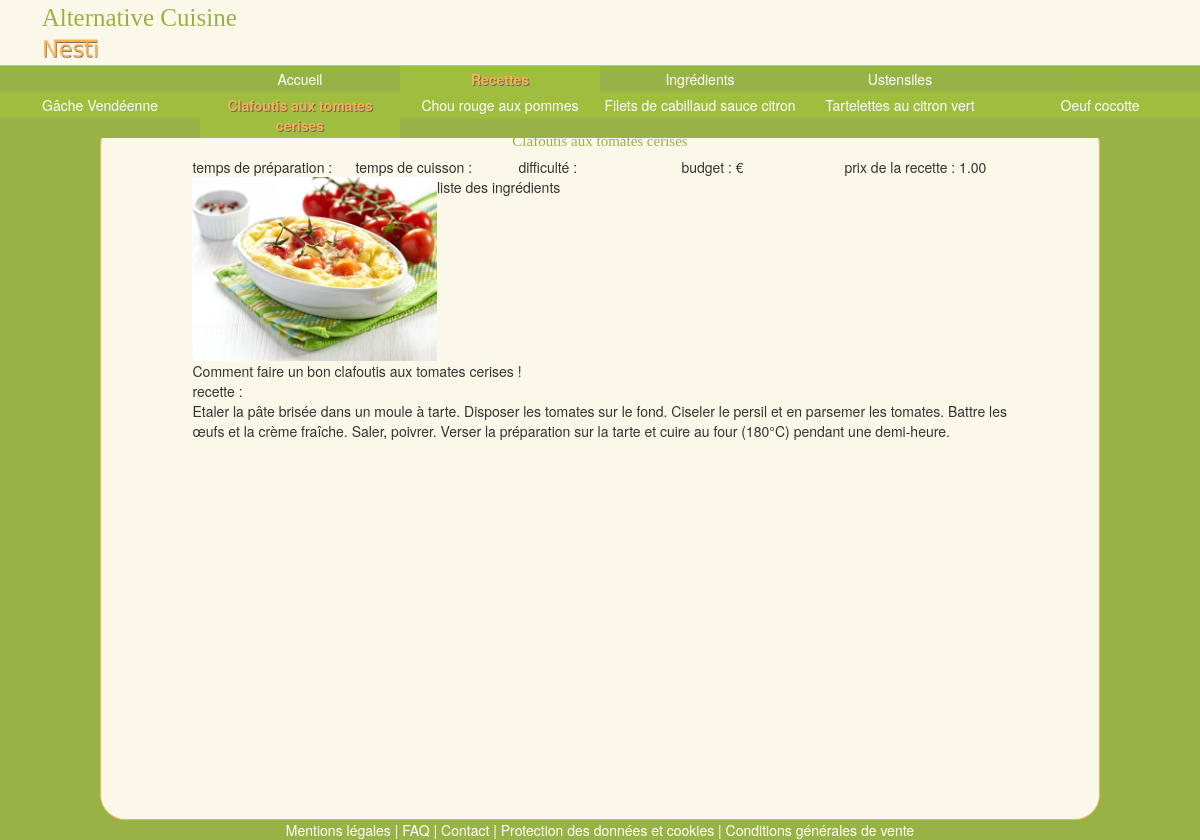
Page /MVC/Index.php?page=2&id=2&nom=Clafoutis aux tomates cerises on the earlier database version.
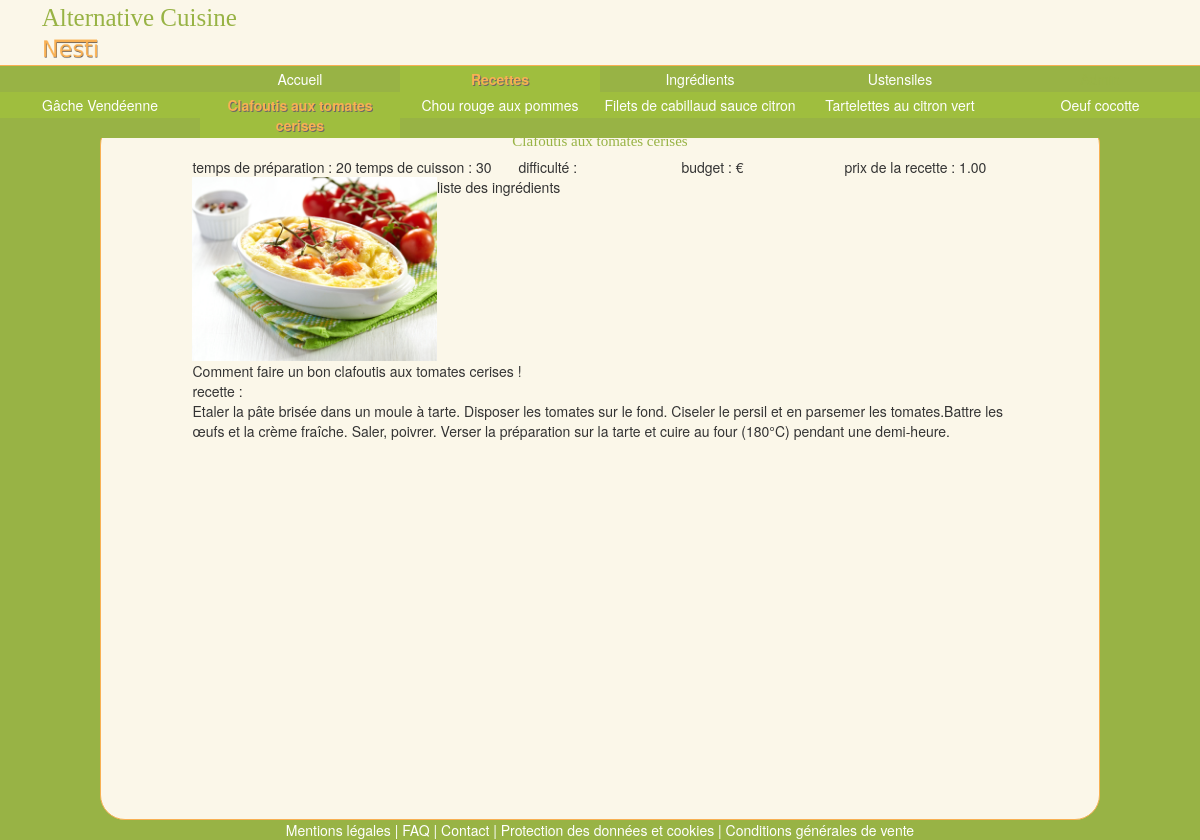
Same page on the later database version.
### tables this page shows
CREATE TABLE IF NOT EXISTS `recette` (
  `idRecette` int(10) unsigned NOT NULL AUTO_INCREMENT,
  `Titre` varchar(100) NOT NULL,
  `Format` enum('Ecrit','Vidéo') NOT NULL DEFAULT 'Ecrit',
  `PrixHT` decimal(10,2) unsigned NOT NULL,
  `Resume` varchar(100) NOT NULL,
  `Contenu` varchar(300) NOT NULL,
  `Image_idImage` int(10) unsigned NOT NULL,
  `Temps_Preparation` varchar(6) NOT NULL DEFAULT '30 min',
  `Temps_Cuisson` varchar(6) NOT NULL DEFAULT '30 min',
  `Note` int(10) unsigned NOT NULL DEFAULT '0',
  `Difficulte` int(10) unsigned NOT NULL DEFAULT '0',
  `Budget` int(10) unsigned NOT NULL DEFAULT '0',
  PRIMARY KEY (`idRecette`,`Image_idImage`),
  KEY `fk_Recette_Image1_idx` (`Image_idImage`)
);

CREATE TABLE IF NOT EXISTS `image` (
  `idImage` int(10) unsigned NOT NULL AUTO_INCREMENT,
  `NomFichier` varchar(45) NOT NULL,
  `Legende` varchar(100) NOT NULL,
  PRIMARY KEY (`idImage`)
);

### MVC/Controller/Controller.php (called while the page is built, shortened)
<?php
    require 'Model/Query.php';
    function content_Article_Recette($i,$page){
        $recette = getRecette($i);
        $titres = $recette[0]['Titre'];
        $tempsPreparations = $recette[0]['Temps_Preparation'];
        $tempsCuissons = $recette[0]['Temps_Cuisson'];
        $budgets = getBudget($i);
        $prixHT = $recette[0]['PrixHT'];
        $images = getImage($i,'recette');
        $resumeRecettes = $recette[0]['Resume'];
        $contenus = $recette[0]['Contenu'];
        $noms = array();
        for($i = 1; $i <= 6; $i++){
            $noms[$i] = getNom($i,'Titre','recette');
        }
        require 'View/Content_Article_Recipe.php';
    }
?>

### MVC/Model/Query.php (called while the page is built, shortened)
<?php
    function getNom($i,$nom,$table){
        require 'Connection.php';
        $query_Nom = 'SELECT '.$nom.' FROM '.$table.' WHERE id'.ucfirst($table).' = '.$i.'';
        $result_Nom = $pdo->query($query_Nom)->fetchAll();
        $res = $result_Nom[0][$nom];
        return($res);
    }
    function getImage($i,$table){
        require 'Connection.php';
        $query_NomFichierImage = 'SELECT NomFichier FROM image,'.$table
                .' WHERE image.idImage='.$table.'.Image_idImage AND '.$table.'.id'.ucfirst($table).' = '.$i.'';
        $result_NomFichierImage = $pdo->query($query_NomFichierImage)->fetchAll();
        $res = $result_NomFichierImage[0]['NomFichier'];
        return ($res);
    }
    function getRecette($i){
        require 'Connection.php';
        $query_recette = 'SELECT * FROM recette WHERE idRecette = '.$i.'';
        $result_recette = $pdo->query($query_recette)->fetchAll();
        return $result_recette;
    }
    function getBudget($i){
        require 'Connection.php';
        $query_BudgetRecette = 'SELECT Budget FROM recette WHERE idRecette = '.$i.'';
        $result_BudgetRecette = $pdo->query($query_BudgetRecette)->fetchAll();
        $budget = $result_BudgetRecette[0]['Budget'];
        if($budget >= 0 && $budget < 20){
            $typeBudget = 1;
        }
        elseif($budget >= 20 && $budget < 40){
            $typeBudget = 2;
        }
        elseif($budget >= 40 && $budget < 60){
            $typeBudget = 3;
        }
        elseif($budget >= 60 && $budget < 80){
            $typeBudget = 4;
        }
        elseif($budget >= 80){
            $typeBudget = 5;
        }
        $res = '';
        for ($j = 0; $j < $typeBudget ; $j++){
            $res = $res.'€';
        }
        return $res;
    }
?>

### MVC/View/Content_Article_Recipe.php (the view, shortened to what this page needs)
<div class="col-lg-12" id="article">
    <div class="col-lg-12" id="article_title">
        <?php echo $titres; ?>
    </div>
    <div class="col-lg-12">
        <div class="col-lg-2 col-lg-offset-1"> temps de préparation :
            <?php echo $tempsPreparations; ?>
        </div>
        <div class="col-lg-2"> temps de cuisson :
            <?php echo $tempsCuissons; ?>
        </div>
        <div class="col-lg-2"> difficulté :
        </div>
        <div class="col-lg-2"> budget :
            <?php echo $budgets; ?>
        </div>
        <div class="col-lg-2"> prix de la recette :
            <?php echo $prixHT; ?>
        </div>
    </div>
    <div class="col-lg-12" id="article_presentation">
        <img class="col-lg-3 col-lg-offset-1" id="article_presentation_img" src="Images/<?php echo $images; ?>" alt="recipe"></img>
        <div class="col-lg-8" id="article_presentation_list"> liste des ingrédients </div>
        <div class="col-lg-10 col-lg-offset-1" id="article_presentation_summary">
            <?php echo $resumeRecettes; ?>
        </div>
    </div>
    <div class="col-lg-10 col-lg-offset-1" id="article_recipe"> recette : <br/>
        <?php echo $contenus; ?>
    </div>
</div>
<?php
    $content_article = ob_get_clean(); ?>
<?php  require 'Skeleton.php'; ?>

### MVC/Index.php (shortened to what this page needs)
<?php
    require 'Controller/Router.php';
    if(isset($_GET['page'])){
        router($_GET['page']);
    }
    else{
        router('default');
    }
?>

### MVC/Controller/Router.php (shortened to what this page needs)
<?php
    function router($page){
        require 'Controller.php';
        switch($page){
            case "2":
                if (isset($_GET['id'])){
                    $i = $_GET['id'];
                    content_Article_Recette($i,'2');
                }
                else{
                    content_Category_Recette();
                }
                break;
        }
    }
?>

### MVC/View/Skeleton.php (shortened to what this page needs)
<!DOCTYPE html>
<html>
    <head>
            <link href="../bootstrap-3.3.0/dist/css/bootstrap.min.css" rel="stylesheet">
            <link href="View/css/Css.css" rel="stylesheet">
    </head>
    <body>
        <div class="container-fluid" >
            <header class="navbar navbar-fixed-top">
                <div class="row" id="header">
                    <div class="col-lg-5  col-md-5 " id="header_title">
                        <div class="col-lg-11 col-lg-offset-1 col-md-11 col-mg-offset-1" id="header_title_brand"> Alternative Cuisine </div>
                        <img class="col-lg-11 col-lg-offset-1 col-md-11 col-mg-offset-1" id="header_title_logo" src="Images/LogoNesti.png" alt="Nesti">  </img>
                    </div>
                </div>
                <nav class="row menu">
                    <?php require ('Menu.php'); ?>
                </nav>
            </header>
            <div class="row" id="content">
                <article class="col-lg-10 col-lg-offset-1 col-md-10 col-md-offset-1" id="content_article">
                    <?php echo $content_article; ?>
                </article>
            </div>
            <footer>
                <div class="row" id="footer">
                    <div class="col-lg-12" id="footer_list">
                        <a href="" >  Mentions légales | </a>
                        <a href="" >  FAQ | </a>
                        <a href="" >  Contact | </a>
                        <a href="" >  Protection des données et cookies | </a>
                        <a href="" >  Conditions générales de vente </a>
                    </div>
                </div>
            </footer>
        </div>
    </body>
</html>

### MVC/View/Menu.php
<div class="row menu_line">
<a class="col-lg-2 col-lg-offset-2 highlight" id="menu_home" href="?page=1"> Accueil  </a>
<a class="col-lg-2 highlight" href="?page=2"> Recettes </a>
<a class="col-lg-2 highlight" href="?page=3"> Ingrédients </a>
<a class="col-lg-2 highlight" href="?page=4"> Ustensiles </a>
<a class="col-lg-2 highlight" id="menu_detail" href="?page=5"> Admin </a>
</div>
<div class="row menu_line">
    <?php
        if(isset($noms)){
          for ($i = 1; $i <=6; $i++){
            echo '<div class="col-lg-2 menu_sous-menu " >
                    <a class="highlight" href="?page='.$page.'&id='.$i.'&nom='.$noms[$i].'">'.$noms[$i].' </a>'
                . '</div>';
          }
        }
    ?>
</div>

### MVC/View/css/Css.css (style rules this page uses)
body { //background-image: url("/SiteWebVenteEnLigne/MVC/Images/Fond.jpg"); background: #98b345; }
[class*="col-"], .row, header, body, footer { //border : solid 1px red; padding : 0px; }
.container-fluid { //border : solid 1px blue; padding : 0px; }
.row, header, body, footer { margin: 0px; }
header { background: #fbf7e9; }
#header { border-bottom: solid 1px #f8b053; }
#header_title, #research, #cart, #login, #header { min-height: 65px; }
#header_title_brand { color: #98b345; font-family: Impact, fantasy; font-size: 25px; text-align: left; }
#header_title_logo { height: 25px; width: 57px; }
.menu [class*="col-"] { padding: 3px; }
.menu, #menu_home, #menu_detail { background: #98b345; color: white; text-align: center; }
#menu_detail { color: #98b345; }
.highlight { color: white; }
.menu_sous-menu { background: #9fbe3e; text-align: center; }
.menu_sous-menu a { color: white; }
.navbar-fixed-top { border: none; }
.highlighted { background: #9fbe3e; color: #f8b053 !important; font-weight: bold; text-shadow: 1px 1px #6b6767 ; }
#content { padding : 0px; padding-top : 120px; }
#content_article { background: rgba(251,247,233,1); border-radius: 25px; border: solid 1px #f8b053; min-height: 700px; padding: 10px; }
#footer { background: #98b345; text-align: center; }
#footer a { color: white; }
#article_title { color: #98b345; font-family: Impact, fantasy; font-size: 15px; margin-bottom: 5px; text-align: center; }

Differences in the rows shown:
changed recette "Clafoutis aux tomates cerises": Temps_Preparation (not shown) → "20"; Temps_Cuisson (not shown) → "30"; Contenu "…et en parsemer les tomates. Battre les œufs et la…" → "…et en parsemer les tomates.Battre les œufs et la…"
